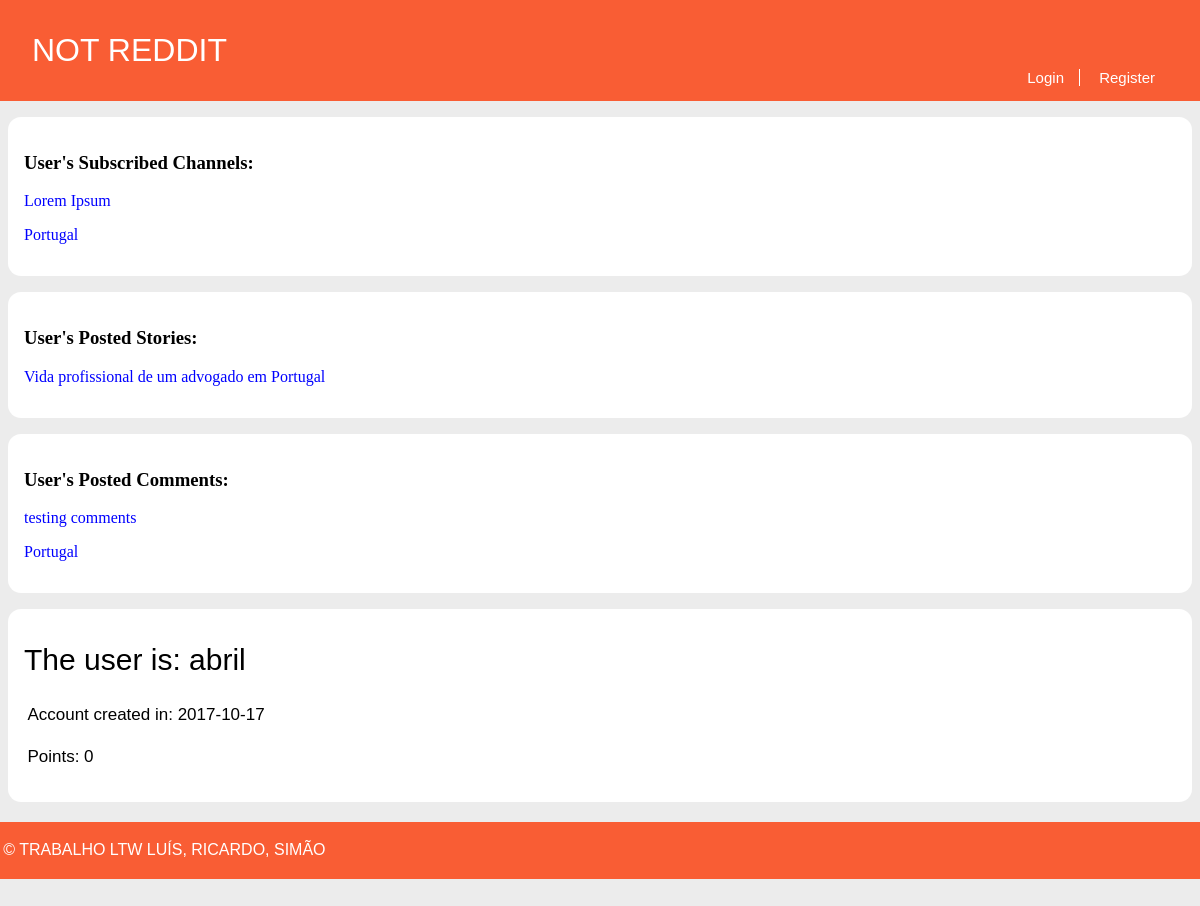
Screenshot of /pages/profile.php?name=abril with the database file from the repository.
### tables this page shows
CREATE TABLE UserSubscriptions (
  username VARCHAR REFERENCES utilizer,
  channel VARCHAR REFERENCES channel,
  PRIMARY KEY (username, channel)
);

CREATE TABLE Story (
  id INTEGER PRIMARY KEY,
  title VARCHAR,
  published INTEGER, -- date when the story was published in epoch format
  channel VARCHAR REFERENCES channel, -- comma separated tags
  author VARCHAR REFERENCES utilizer, -- who wrote the article
  points INTEGER DEFAULT 0,
  fulltext VARCHAR
);

CREATE TABLE Comment (
  id INTEGER PRIMARY KEY,
  story_id INTEGER REFERENCES story,
  parent_comment INTEGER REFERENCES comment,
  username VARCHAR REFERENCES utilizer,
  date INTEGER NOT NULL, -- date when comment was published in epoch format
  points INTEGER DEFAULT 0,
  text VARCHAR NOT NULL
);

CREATE TABLE Utilizer (
  username VARCHAR PRIMARY KEY,
  password VARCHAR NOT NULL,
  points INTEGER DEFAULT 0,
  created INTEGER -- date when the utilizer was created in epoch format
);

### database/db_channel.php (called while the page is built, shortened)
<?php
	function getSubscribedChannels($username) {
		$db = Database::instance()->db();
		$subscribedChannelsQuery = $db->prepare('SELECT channel FROM UserSubscriptions WHERE username = ?');
		$subscribedChannelsQuery->execute(array($username));
		$subscribedChannelsNames = $subscribedChannelsQuery->fetchAll();
		return $subscribedChannelsNames;
	}
?>

### database/db_user.php (called while the page is built, shortened)
<?php
    function getUserPublicInfo($username) {
        $db = Database::instance()->db();
        $stmt = $db->prepare('SELECT points, created FROM Utilizer WHERE username = ?');
        $stmt->execute(array($username));
        return $stmt->fetchAll();
    }
    function getAllStoriesPosted($username) {
        $db = Database::instance()->db();
        $stmt = $db->prepare('SELECT id, title FROM Story WHERE author = ?');
        $stmt->execute(array($username));
        return $stmt->fetchAll();
    }
    function getAllCommentsPosted($username) {
        $db = Database::instance()->db();
        $stmt = $db->prepare('SELECT story_id, date, points, text FROM Comment WHERE username = ?');
        $stmt->execute(array($username));
        return $stmt->fetchAll();
    }
?>

### templates/tpl_profile.php (the view, shortened to what this page needs)
<?php
	include_once('../templates/tpl_common.php');
?>
<?php function draw_posted_stories($username) { ?>
	<link rel="stylesheet" href="../css/profile.css">
	<section id="subscriptions">
		<h3> User's Posted Stories: </h3>
		<?php
		$postedStoriesId = getAllStoriesPosted($username);
		if(empty($postedStoriesId)) { ?>
		<p> User has not posted any story..</p>
		<?php } else {
		foreach($postedStoriesId as $story) { ?>
			<p><a onclick="window.location.href='../pages/story.php?id=<?=$story['id']?>'"><?=$story['title']?></a></p>
		<?php }
		} ?>
	</section>
<?php } ?>
<?php function draw_posted_comments($username) { ?>
	<section id="subscriptions">
		<h3> User's Posted Comments: </h3>
		<?php
		$postedComments = getAllCommentsPosted($username);
		if(empty($postedComments)) { ?>
		<p> User has not posted any comment..</p>
		<?php } else {
		foreach($postedComments as $comment) { ?>
			<p><a onclick="window.location.href='../pages/story.php?id=<?=$comment['story_id']?>'"> <?=$comment['text']?> </a></p>
		<?php }
		} ?>
	</section>
<?php } ?>

### templates/tpl_common.php (shortened to what this page needs)
<?php
	include_once('tpl_sub.php');
	include_once('../database/db_user.php');
	include_once('../database/db_channel.php');
?>
<?php function draw_header($username, $channel) { ?>
	<!DOCTYPE html>
	<html>
		<head>
			<link rel="stylesheet" href="../css/common.css">
		</head>
		<body>
			<header>
				<?php if($channel === "NOT REDDIT") { ?>
					<a id="title" href="../pages/homepage.php"><?=$channel?></a>
				<?php } else { ?>
					<a id="title" href="../pages/channel.php?name=<?=$channel?>"><?=$channel?></a>
				<?php } ?>
				<?php if($username != NULL) { ?>
					<nav id="signup">
						<a id="profile" href="../pages/profile.php?name=<?=$username?>"><?= $username ?></a>
						<a href="../actions/action_logout.php">Logout</a>
						<?php draw_subscriberList() ?>
					</nav>
				<?php } else { ?>
					<nav id="signup">
						<a href="../pages/login.php">Login</a>
						<a href="../pages/register.php">Register</a>
					</nav>
				<?php } ?>
			</header>
<?php } ?>
<?php function draw_user_info($username, $created, $points) { ?>
	<?php $data = convert_epoch($created) ?>
	<link rel="stylesheet" href="../css/story.css">
	<section id="storyText">
		<h1>The user is: <?=$username?></h1>
		<p>Account created in: <?=$data->format('Y-m-d')?></p>
		<p>Points: <?=$points?></p>
	</section>
<?php } ?>
<?php function convert_epoch($epoch){
	$dt = new DateTime("@$epoch");
	return $dt;
} ?>
<?php function draw_footer() { ?>
	</body>
	<footer>
		<p>&copy; TRABALHO LTW LUÍS, RICARDO, SIMÃO</p>
	</footer>
	</html>
<?php } ?>

### templates/tpl_sub.php (shortened to what this page needs)
<?php
  include_once('../database/db_channel.php');
?>
<?php function draw_subscribersAside($username) { ?>
  <link rel="stylesheet" href="../css/story.css">
  <section id="subscriptions">
      <h3> User's Subscribed Channels: </h3>
      <?php
      $subscribedChannelsNames = getSubscribedChannels($username);
      if(empty($subscribedChannelsNames)) { ?>
        <p> User has not subscribed to any channel..</p>
      <?php } else {
        foreach( $subscribedChannelsNames as $channelName) { ?>
          <p><a onclick="window.location.href='../pages/channel.php?name=<?=$channelName['channel']?>'"><?=$channelName['channel']?></a></p>
        <?php }
      } ?>
  </section>
<?php } ?>

### css/common.css (style rules this page uses)
body { margin: 0 auto; padding-bottom: 5em; max-width: 80em; --bg-color: #ececec; --panel-color: #f95d34; --error-bg-color: lightcoral; --error-ft-color: black; --successs-bg-color: lightgreen; --success-ft-color: black; background-color: var(--bg-color); }
body > header { display: grid; grid-template-columns: 1fr auto; grid-template-rows: auto auto; background-color: var(--panel-color) ; color: white; font-family: Verdana, sans-serif; }
body > header #title { padding-top: 1em; padding-left: 1em; text-decoration: none; color: white; font-size: 32px; grid-column: 1; grid-row: 1; cursor: pointer; }
body > header #signup { padding-right: 2em; padding-bottom: 15px; grid-column: 2; grid-row: 2; font-size: 15px; }
body > header > #signup > a:first-child { border-right: 1px solid white; }
body > header > #signup > a { padding: 0 1em; color: white; text-decoration: none; }
body > header #signup > a:first-child { padding-left: 0; }
footer { padding: 0.2em; margin: 20px auto; max-width: 80em; background-color: var(--panel-color); color: white; font-family: Verdana, sans-serif; }

### css/story.css (style rules this page uses)
#storyText { background-color: white; border-radius: 13px; margin: 1em 0.5em 0em 0.5em; padding: 1em; }
#storyText > h1 { text-align: left; font-size: 30px; font-weight: 480; font-family: Verdana, sans-serif; margin-top: 0.6em; }
#storyText > p { text-align: justify; font-size: 17px; line-height: 25px; font-family: Arial, sans-serif; margin-left: 0.2em; margin-right: 2.5em; }

### css/profile.css (style rules this page uses)
section:not(#dropdown) { background-color: white; border-radius: 13px; margin: 1em 0.5em 0em 0.5em; padding: 1em; }
a { color:blue; }

### rows the page displays
usersubscriptions: channel "Lorem Ipsum"
usersubscriptions: channel "Portugal"
story: title "Vida profissional de um advogado em Portugal"
comment: text "testing comments"
comment: text "Portugal"
utilizer: created "2017-10-17", points "0"

### other values shown
$channel "NOT REDDIT"
$username "abril"
